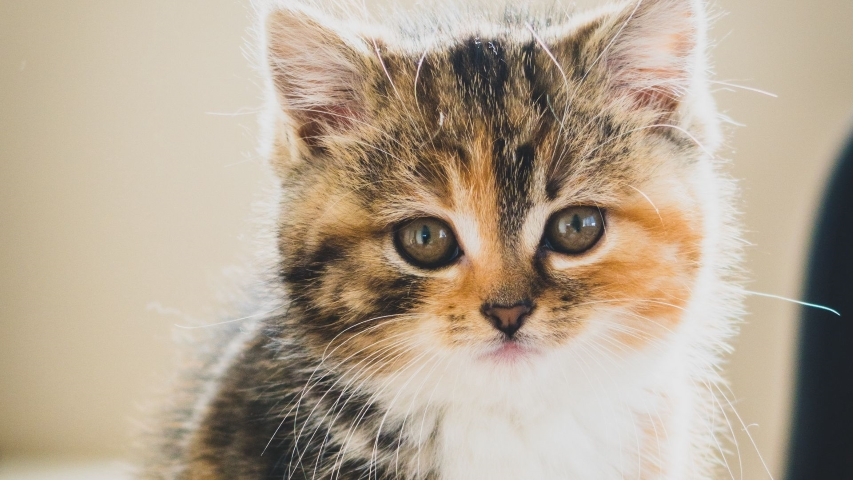
#> input picture OpenCV_컴퓨터비전과정_실습/images/cat.jpg, 853 x 480 px, found by its file name
$ python '영상부분 생성_실습_1.py'
#> lines starting #> are read from the running program, lines starting #| are printed output that depends on the picture
import cv2
import numpy as np

img1 = cv2.imread('images\cat.jpg')
#> img1 is the input picture: shape (480, 853, 3); mean B, G, R 146.3, 165.3, 180.1


img2=img1[1:400, 230:740]
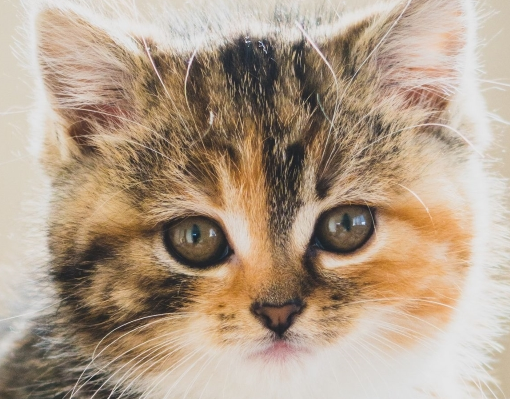
#> img2: shape (399, 510, 3); mean B, G, R 137.2, 157.4, 177
img3=img1[1:400, 230:740].copy()

#img2.fill(0)

cv2.imshow("img1", img1)
#cv2.imshow("img2", img2)
cv2.imshow("img3", img3)
cv2.moveWindow('img3', 500,500)

cv2.waitKey(0)
cv2.destroyAllWindows()

$ run again, with OpenCV_컴퓨터비전과정_실습/images/car.jpg copied over OpenCV_컴퓨터비전과정_실습/images/cat.jpg
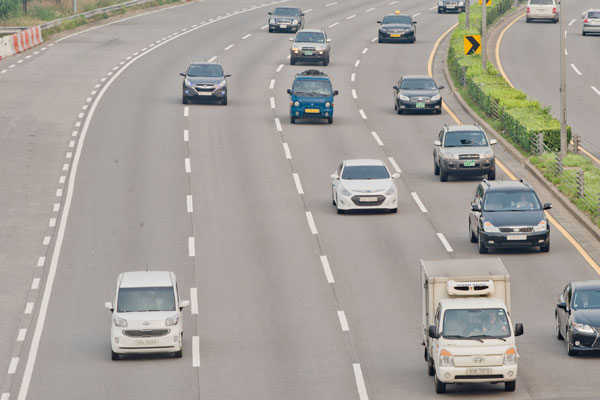
#> input picture OpenCV_컴퓨터비전과정_실습/images/car.jpg, 600 x 400 px, found by its file name
#> img1 is the input picture: shape (400, 600, 3); mean B, G, R 152.9, 159, 163.5
#> `img2=img1[1:400, 230:740]`:
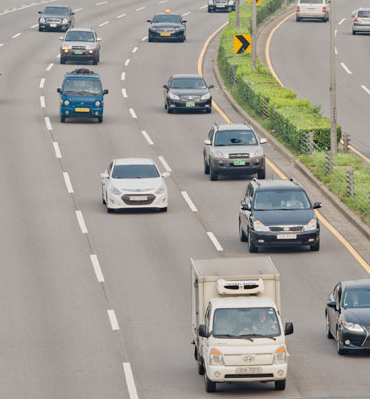
#> img2: shape (399, 370, 3); mean B, G, R 148.4, 155.4, 159.3
